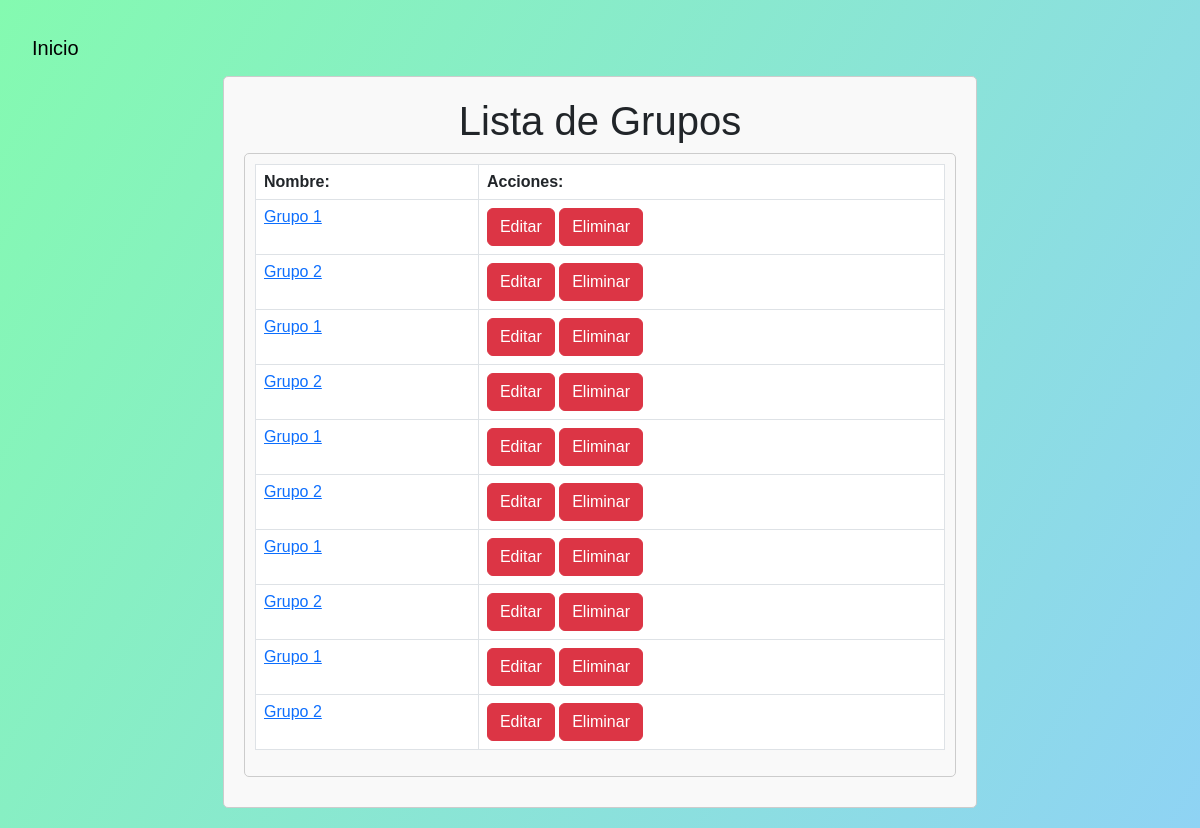
The app's page /nuevo_grupo/ with its own data.
### dawnbem/models.py (models this page shows, shortened)
class Grupo(models.Model):
    nombre = models.CharField(max_length=50)
    capacidad_maxima_equipos = models.PositiveIntegerField()
    EquipoList = models.ManyToManyField(Equipo, related_name='grupos', blank=True)
    equipos = models.ManyToManyField(Equipo)

### dawnbem/views.py (the view)
# urls.py: path('nuevo_grupo/', views.nuevo_grupo, name='grupoNuevo'),
def nuevo_grupo(request):
    if request.method == 'POST':
        form = GrupoForm(request.POST)
        if form.is_valid():
            form.save()
            return redirect('grupoNuevo')
    form = GrupoForm()
    grupo_list = Grupo.objects.all()
    context = {'form': form,
               'grupo_list': grupo_list
               }
    return render(request, 'grupoNuevo.html', context)

### templates/grupoNuevo.html (shortened to what this page needs)
{% block contenido %}
    <link href="https://cdn.jsdelivr.net/npm/bootstrap@5.3.0/dist/css/bootstrap.min.css" rel="stylesheet">
    <header>
            <nav class="navbar navbar-expand-lg ">
                <div class="container-fluid">
                  <a class="navbar-brand" href="{% url 'home' %}">Inicio</a>
                </div>
              </nav>
    </header>
    <form id="registrationForm" action="#" method="post">
    <h1>Lista de Grupos</h1>
        <div id="playersContainer">
            <div class="player">
                <table class="table table-bordered">
                    <thead>
                        <tr>
                            <th>Nombre:</th>
                            <th>Acciones:</th>
                        </tr>
                    </thead>
                    <tbody>
                        {% for grupo in grupo_list %}
                        <tr>
                            <td>
                                <a href="{% url 'grupoDetail' id=grupo.id %}">
                                    {{ grupo.nombre }}
                                </a>
                            </td>
                            <td>
                                <a href="{% url 'editar_grupo' id=grupo.id %}" class="btn btn-danger">Editar</a>
                                <a href="{% url 'eliminar_grupo' id=grupo.id %}" class="btn btn-danger">Eliminar</a>
                            </td>
                        </tr>
                        {% endfor %}
                    </tbody>
                </table>
            </div>
        </div>
    </form>
{% endblock %}

### templates/grupoNuevo.html (style rules this page uses)
h1 { text-align: center; }
form { max-width: 65%; margin: 0 auto; padding: 20px; border: 1px solid #ccc; border-radius: 5px; background-color: #f9f9f9; }
#playersContainer { margin-bottom: 10px; }
.player { border: 1px solid #ccc; padding: 10px; border-radius: 5px; margin-bottom: 10px; }

### records on screen
Grupo: nombre "Grupo 1"
Grupo: nombre "Grupo 2"
Grupo: nombre "Grupo 1"
Grupo: nombre "Grupo 2"
Grupo: nombre "Grupo 1"
Grupo: nombre "Grupo 2"
Grupo: nombre "Grupo 1"
Grupo: nombre "Grupo 2"
Grupo: nombre "Grupo 1"
Grupo: nombre "Grupo 2"
